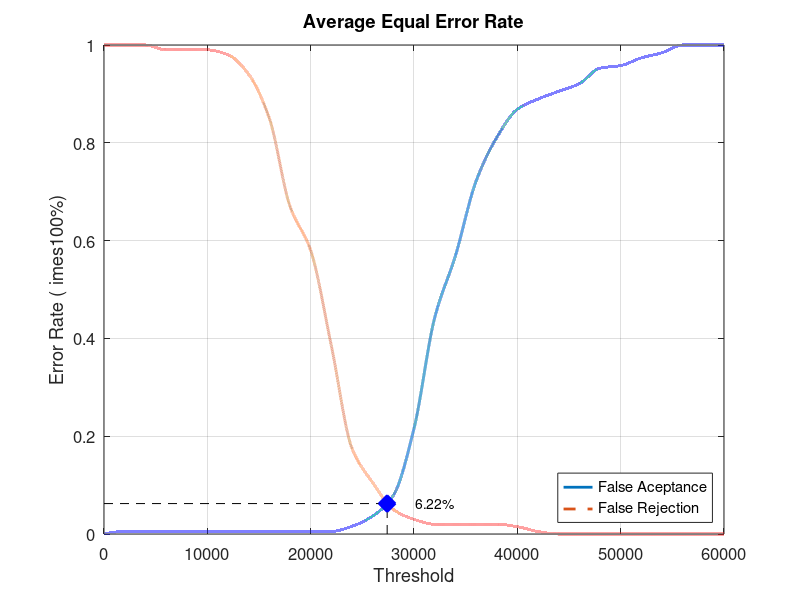
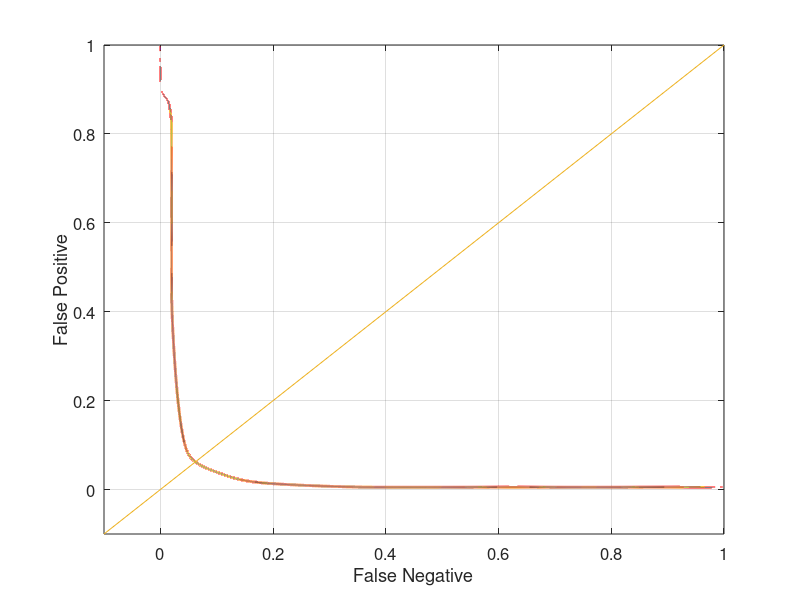

Reproduce these figures in MATLAB, in order.
close all;
clear;
clc;
x = 0:2000:60000;
xq = 0:0.5:60000;

y0 = [0 0.00526316 0.00526316 0.00526316 0.00526316 0.00526316 0.00526316 0.00526316 0.00526316 0.00526316 0.00526316 0.00526316 0.0157895 0.0368421 0.0789474 0.215789 0.442105 0.568421 0.721053 0.810526 0.868421 0.889474 0.905263 0.921053 0.952632 0.957895 0.973684 0.984211 1 1 1]
yy0 = interp1(x, y0, xq, 'pchip');
y1 = [1 1 1 0.99 0.99 0.99 0.98 0.94 0.85 0.67 0.58 0.385 0.175 0.105 0.05 0.03 0.02 0.02 0.02 0.02 0.015 0.005 0 0 0 0 0 0 0 0 0]
yy1 = interp1(x, y1, xq, 'pchip');

% Calculating EER: 
y2 = abs(y0 - y1);
find(y2 == min(y2))
yy2 = abs(yy0 - yy1);
xEER = find(yy2 == min(yy2));
xEERIndex = xq(xEER) % X-axis EER
yEER = yy0(xEER) % Y-axis EER

main = figure
plot(xq, yy0,'-','LineWidth', 2);	hold on
plot(xq, yy1,'--','LineWidth', 2);	hold on
plot([xEERIndex xEERIndex], [0 yEER], 'k--');	hold on
plot([0 xEERIndex], [yEER yEER], 'k--');	hold on
plot(xEERIndex, yEER, 'bx', 'LineWidth', 10);	hold on
text(xEERIndex + 10 * xEERIndex / 100, yEER, [num2str(round((10000 * yEER)) / 100) '%'])
legend('False Aceptance', 'False Rejection', 'Location', 'SouthEast')
xlabel('Threshold')
ylabel('Error Rate (	imes100%)')
title('Average Equal Error Rate')
set(gca, 'FontSize', 12)
axis([0 60000 0 1])
grid on

print(main, 'Database3_4Main', '-dpng');
FNRxFPR = figure('Color', [1 1 1]);
plot(yy1, yy0, '-', yy1, yy0, 'LineWidth', 2);
hold on
y = -0.1:0.1:1
plot(y, y); 
set(gca, 'FontSize', 12)
xlabel('False Negative')
ylabel('False Positive')
axis([-0.1 1 -0.1 1])
set(gca, 'FontSize', 12)
grid on

print(FNRxFPR, 'Database3_4FNRxFPR','-dpng');
